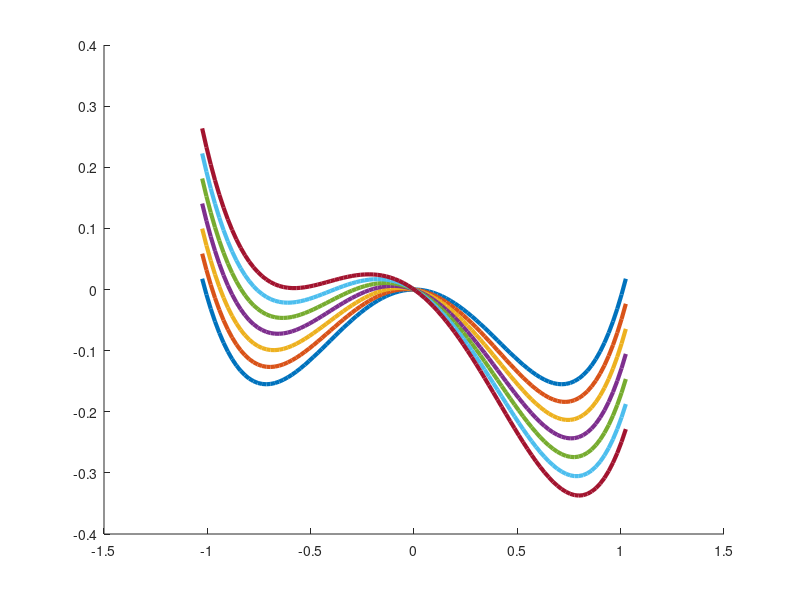

This figure's MATLAB source: (Note: this script raises an error after producing the figure.)
% Define the coefficients alpha1, alpha11, alpha12, alpha111, and alpha112
T = 300;
alpha1 = 138.2 * (T - 676);
alpha11 = -1.625e+04;
alpha12 = -6.021e+06;
alpha111 = -1.431e+04;
alpha112 = 5.971e+06;

%======================Scaling==============================
ab=1e7;
alpha1=alpha1/ab;
alpha11=alpha11/ab;
alpha111=alpha111/ab;
alpha112=alpha112/ab;
alpha12=alpha12/ab;

% Define multiple values of E
%E_values = [0, 4e5, 8e5, 12e5, 16e5, 20e5, 24e5];
E_values = [0, 0.04, 0.08, 0.12,0.16,0.2,0.24];

% Define the range of P values
P = linspace(-1.025, 1.025, 100); % This will create 100 points between -10 and 10

% Plot the equation for each value of E
figure; % Create a new figure
hold on; % This allows multiple curves to be plotted on the same figure
for E = E_values
    U = alpha1 * P.^2 + alpha11 * P.^4 + alpha12 * P.^2 + alpha111 * P.^6 + alpha112 * P.^4 - E * P;
    plot(P, U, 'LineWidth', 3);
end
hold off;

ax = gca; 
ax.FontSize = 18; 

% Add labels and title
xlabel('Polarization (C/m^2)');
ylabel('\DeltaG (MJ)');
%title('F = \alpha_1 P^2 + \alpha_{11} P^4 + \alpha_{12} P^2 + \alpha_{111} P^6 + \alpha_{112} P^4 - E P');
grid on;
xlim([-1.25 1.25])
% Add a legend to differentiate between different curves
legend('E = 0 kV/cm','E = 4 kV/cm', 'E = 8 kV/cm', 'E = 12 kV/cm', 'E = 16 kV/cm', 'E = 20 kV/cm', 'E = 24 kV/cm', Fontsize = 18);
